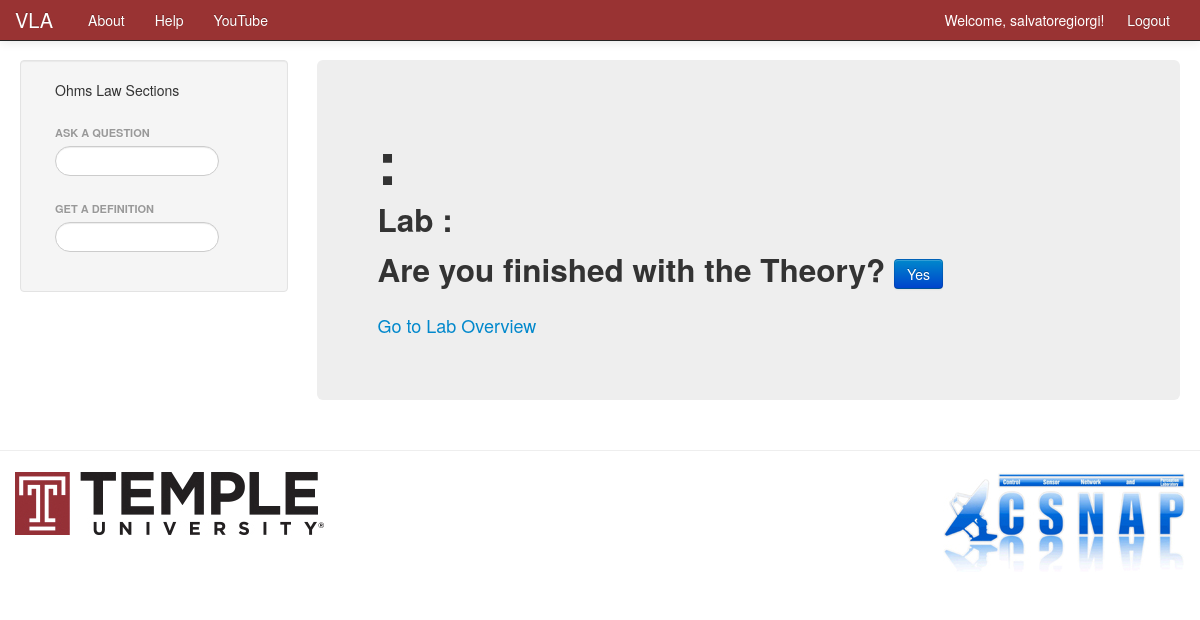
/VLA/course/EE_Science_I/Ohms_Law/theory/Ohms_Law_Theory/ (signed in), run on an earlier commit of the app's database.
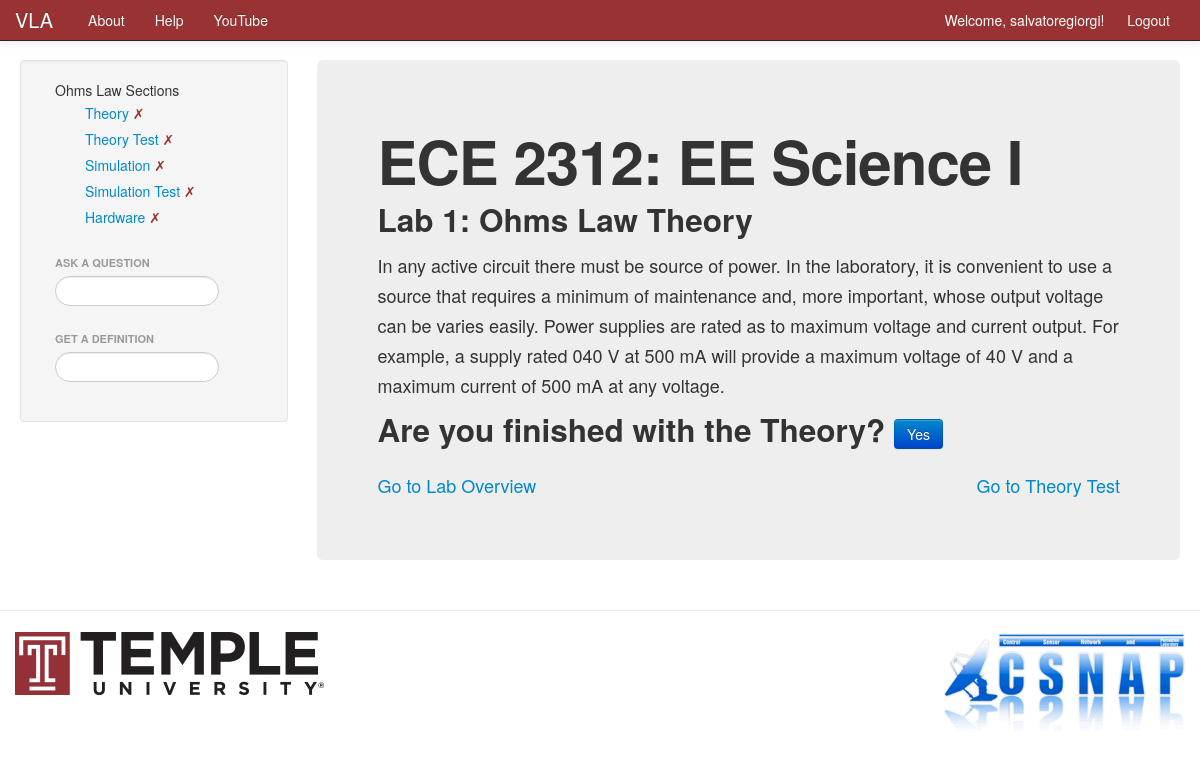
And on a later commit of the database.
### VLA/models.py (models this page shows, shortened)
class Course(models.Model):
    name = models.CharField(max_length=128, unique=True)
    crn = models.IntegerField(default=0, blank=True)
    subj = models.CharField(max_length=10)
    course_number = models.IntegerField(default=0)
    section_number = models.IntegerField(default=0, blank=True)
    start_date = models.DateField('Course Start Date', blank=True, null=True)
    end_date = models.DateField('Course End Date', blank=True, null=True)
    lecture_time = models.TimeField('Lecture Time', blank=True, null=True)
    lecture_days = models.CharField(max_length=50, blank=True)
    lecture_location = models.CharField(max_length=50, blank=True)
    lab_time = models.TimeField('Lab Time', blank=True, null=True)
    lab_days = models.CharField(max_length=50, blank=True)
    lab_location = models.CharField(max_length=50, blank=True)
    course_description = models.TextField(max_length=500, blank=True)
    course_overview = models.TextField(max_length=500, blank=True)
    website = models.URLField(blank=True)
    instructor_name = models.CharField(max_length=50, blank=True)
    instructor_email = models.EmailField(blank=True)
    instructor_office_hours = models.TimeField(blank=True, null=True)
    instructor_office_days = models.CharField(max_length=50, blank=True)
    instructor_office_location = models.CharField(max_length=50, blank=True)
    instructor_phone = models.CharField(max_length=50, blank=True)
    TA_name = models.CharField(max_length=50, blank=True)
    TA_email = models.EmailField(blank=True)
    TA_office_hours = models.TimeField(blank=True, null=True)
    TA_office_days = models.CharField(max_length=50, blank=True)
    TA_office_location = models.CharField(max_length=50, blank=True)
    TA_phone = models.CharField(max_length=128, blank=True)
    views = models.IntegerField(default=0)
    likes = models.IntegerField(default=0)

class Laboratory(models.Model):
    course = models.ForeignKey(Course)
    name = models.CharField(max_length=128)
    start_date = models.DateTimeField('Date Assigned', blank=True, null=True)
    due_date = models.DateTimeField('Date Due', blank=True, null=True)
    is_completed = models.BooleanField(default=False)
    lab_number = models.IntegerField(default=0)
    views = models.IntegerField(default=0)

class Theory(models.Model):
    lab = models.ForeignKey(Laboratory)
    name = models.CharField(max_length=128)
    is_completed = models.BooleanField(default=False)

class TheoryElement(models.Model):
    theory = models.ForeignKey(Theory)
    name = models.CharField(max_length=128)
    number = models.IntegerField(default=0)
    text_input = models.TextField(blank=True)
    image_input = models.FileField(upload_to='VLA/static/VLA/images/', blank=True)
    equation_input = models.CharField(max_length=64, blank=True)
    TYPE_CHOICES = (
        ('text', 'text'),
        ('image', 'image'),
        ('equation', 'equation'),
        ('latex', 'latex'),
        ('table', 'table'),
    )
    element_type = models.CharField(choices=TYPE_CHOICES, max_length=8)

### VLA/views.py (the view)
# urls.py: url(r'^course/(?P<course_name_url>\w+)/(?P<lab_name_url>\w+)/theory/(?P<theory_name_url>\w+)/$', views.theory, name='theory'),
def theory(request, course_name_url, lab_name_url, theory_name_url):
    lab_name = lab_name_url.replace('_', ' ')
    course_name = course_name_url.replace('_', ' ')
    theory_name = theory_name_url.replace('_', ' ')
    context_dict = {'lab_name': lab_name}
    context_dict['def_searched'] = False
    context_dict['def_list'] = Node.objects.all()
    try:
        course = Course.objects.get(name=course_name)
        lab = Laboratory.objects.filter(course=course).get(name=lab_name)
        lab.url = lab_name_url
        course.url = course_name_url
        context_dict['lab'] = lab
        context_dict['course'] = course
        context_dict = get_sections(context_dict, lab)
        context_dict['theory_elements'] = TheoryElement.objects.filter(theory=context_dict['theory'])
    except Course.DoesNotExist:
        pass
    if not request.user.is_authenticated():
        return render(request, 'VLA/login.html')
    else:
        if request.method == 'POST':
            context_dict['theory'].is_completed = True
            context_dict['theory'].save()
        return render(request, 'VLA/theory.html', context_dict)

### VLA/templates/VLA/theory.html (shortened to what this page needs)
{% extends 'VLA/base.html' %}
{% load staticfiles %}
{% block sidetitle %}{{ lab_name }} Sections{% endblock %}
{% block sidebar %}
    {% include 'VLA/lab_section_list.html' with labs=labs %}
{% endblock %}
{% block body_block %}
<div class="hero-unit">
    <h1>{{ course.subj }} {{ course.course_number }}: {{ course.name }}</h1>
    <h2>Lab {{ lab.lab_number }}: {{ theory.name }}</h2>
    {% if theory_elements %}
    {% for element in theory_elements %}
        {% if element.element_type == 'text' %}
            <p>{{ element.text_input}}</p>
        {% elif element.element_type == 'image' %}
            <p><center><img src="{% static element.image_input %}"></center></p>
        {% elif element.element_type == 'latex' %}
            <p><center>$${{ element.equation_input}}$$</center></p>
        {% elif element.element_type == 'equation' %}
            <p><center>{{ element.equation_input}}</center></p>
        {% endif %}
    {% endfor %}
    {% endif %}
    {% if not theory.is_completed %}
        <form method="post" action="{% url 'theorytest' course.url lab.url theory.url %}">
            <h2>Are you finished with the Theory? <input class="btn btn-primary" type="submit" name="submit" value="Yes"/></h2>
        </form>
    {% endif %}
    <a href="{% url 'lab' course.url lab.url %}">Go to Lab Overview</a>
    {% if theorytest %}
        <ul class="nav pull-right">
            <a href="{% url 'theorytest' course.url lab.url theorytest.url %}">Go to Theory Test</a>
        </ul>
    {% endif %}
</div>
{% endblock %}

What changed in the data, as far as the page shows it:
added Course: subj "ECE", course_number "2312", name "EE Science I"
added Laboratory: lab_number "1"
added Theory: name "Ohms Law Theory"
added TheoryElement: text_input "In any active circuit there must be source of power. In the laboratory, it is convenient to use a source that requires a minimum of maintenance and, more important, whose output voltage can be varies easily. Power supplies are rated as to maximum voltage and current output. For example, a supply rated 040 V at 500 mA will provide a maximum voltage of 40 V and a maximum current of 500 mA at any voltage."
Also different on the page:
text now shown: "Theory ✗ Theory Test ✗ Simulation ✗ Simulation Test ✗ Hardware ✗ Go to Theory Test"
